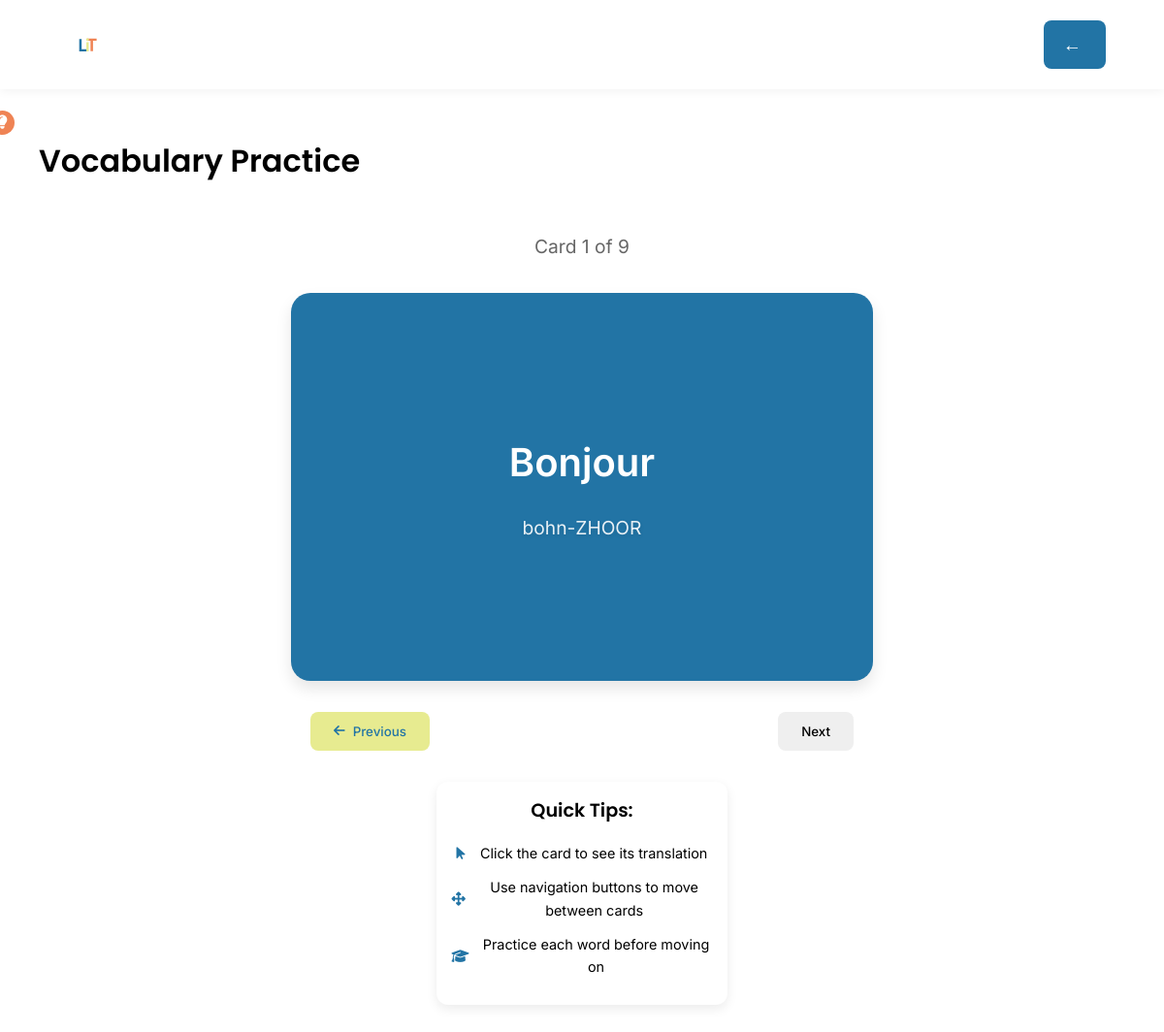
/view/vocabulary.php?course=1&category=greetings (signed in), run on an earlier commit of the app's database.
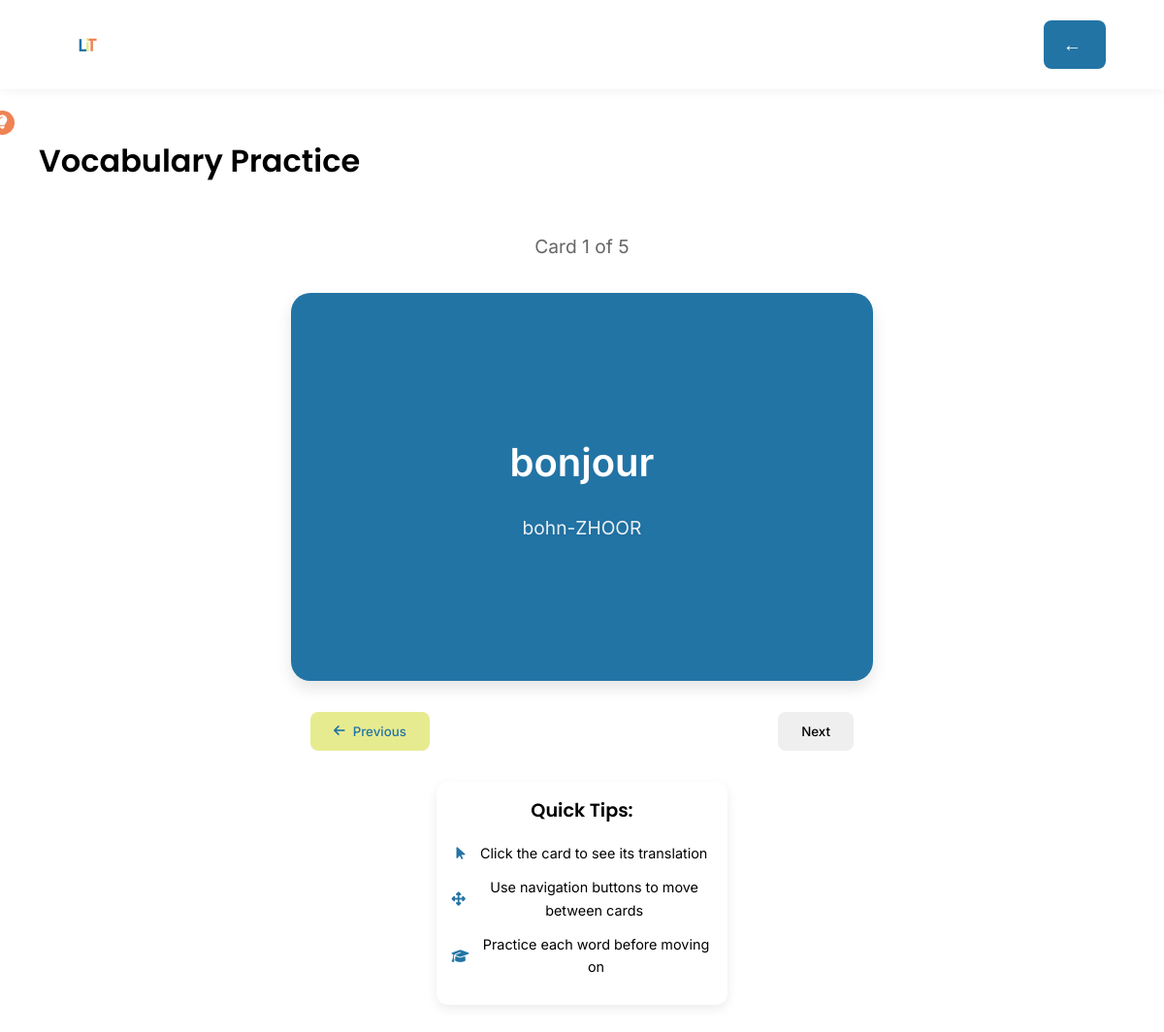
And on a later commit of the database.
### tables this page shows
CREATE TABLE `words` (
  `wordId` int(11) NOT NULL,
  `languageId` int(11) NOT NULL,
  `original_text` varchar(255) NOT NULL,
  `categoryId` int(11) NOT NULL,
  `word` varchar(100) NOT NULL,
  `translation` varchar(100) NOT NULL,
  `pronunciation` varchar(100) DEFAULT NULL,
  `category` varchar(50) DEFAULT NULL,
  `difficulty` enum('easy','medium','hard') NOT NULL DEFAULT 'medium',
  `createdAt` timestamp NOT NULL DEFAULT current_timestamp(),
  `context_type` enum('noun','verb','adjective','phrase','other') NOT NULL DEFAULT 'other'
);

### view/vocabulary.php (the view, shortened to what this page needs)
<?php
require_once '../config/db_connect.php';
$languageId = isset($_GET['course']) ? (int)$_GET['course'] : 0;
$categorySlug = isset($_GET['category']) ? htmlspecialchars($_GET['category']) : '';
try {
    $stmt = $pdo->prepare("
        SELECT
            w.wordId,
            w.word,
            w.pronunciation,
            t.translated_text,
            wc.categoryName,
            l.languageName
        FROM words w
        JOIN translations t ON w.wordId = t.wordId
        JOIN word_categories wc ON w.categoryId = wc.categoryId
        JOIN languages l ON w.languageId = l.languageId
        WHERE w.languageId = ?
        AND wc.categorySlug = ?
        ORDER BY w.wordId
    ");
    $stmt->execute([$languageId, $categorySlug]);
    $vocabulary = $stmt->fetchAll(PDO::FETCH_ASSOC);
} catch (PDOException $e) {
    error_log($e->getMessage());
    header('Location: course_page.php?languageId=' . $languageId);
    exit();
}
?>
<!DOCTYPE html>
<html lang="en">
<head>
    <link rel="stylesheet" href="https://cdnjs.cloudflare.com/ajax/libs/font-awesome/6.5.1/css/all.min.css">
    <link rel="stylesheet" href="../assets/css/styles.css">
    <link rel="stylesheet" href="../assets/css/vocabulary.css">
    <link rel="stylesheet" href="../assets/css/course.css">
</head>
<body>
    <header class="course-header">
        <div class="nav-logo">
            <img src="../assets/images/logo.svg" alt="Logo" class="logo-image">
        </div>
        <a href="../view/course_page.php" class="back-to-course"></a>
    </header>
    <div class="vocabulary-container">
        <div class="vocabulary-header">
            <h1>Vocabulary Practice</h1>
        </div>
        <div class="card-navigation">
            <span class="progress-indicator">Card <span id="currentCard">1</span> of <?php echo count($vocabulary); ?></span>
        </div>
        <div class="single-card-container">
            <?php foreach ($vocabulary as $index => $word): ?>
                <div class="flashcard <?php echo $index === 0 ? 'active' : ''; ?>"
                     style="<?php echo $index === 0 ? '' : 'display: none;'; ?>"
                     data-index="<?php echo $index; ?>">
                    <div class="flashcard-inner">
                        <div class="flashcard-front">
                            <div class="word"><?php echo htmlspecialchars($word['word']); ?></div>
                            <div class="pronunciation"><?php echo htmlspecialchars($word['pronunciation']); ?></div>
                        </div>
                        <div class="flashcard-back">
                            <div class="word"><?php echo htmlspecialchars($word['translated_text']); ?></div>
                        </div>
                    </div>
                </div>
            <?php endforeach; ?>
        </div>
        <div class="navigation-controls">
            <button class="btn btn-secondary" id="prevBtn" disabled>
                <i class="fas fa-arrow-left"></i> Previous
            </button>
            <button class="btn btn-next" id="nextBtn">
            </button>
        </div>
        <div class="tips-container">
            <div class="tips-icon">
                <i class="fas fa-lightbulb"></i>
            </div>
            <div class="tips-content">
                <h4>Quick Tips:</h4>
                <ul>
                    <li><span class="icon"><i class="fas fa-mouse-pointer"></i></span> Click the card to see its translation</li>
                    <li><span class="icon"><i class="fas fa-arrows-alt"></i></span> Use navigation buttons to move between cards</li>
                    <li><span class="icon"><i class="fas fa-graduation-cap"></i></span> Practice each word before moving on</li>
                </ul>
            </div>
        </div>
    </div>
</body>
</html>

What changed in the data, as far as the page shows it:
removed words: word "Bonjour", pronunciation "bohn-ZHOOR"
added words: word "bonjour", pronunciation "bohn-ZHOOR"
Also different on the page:
count($vocabulary): "9" → "5"
